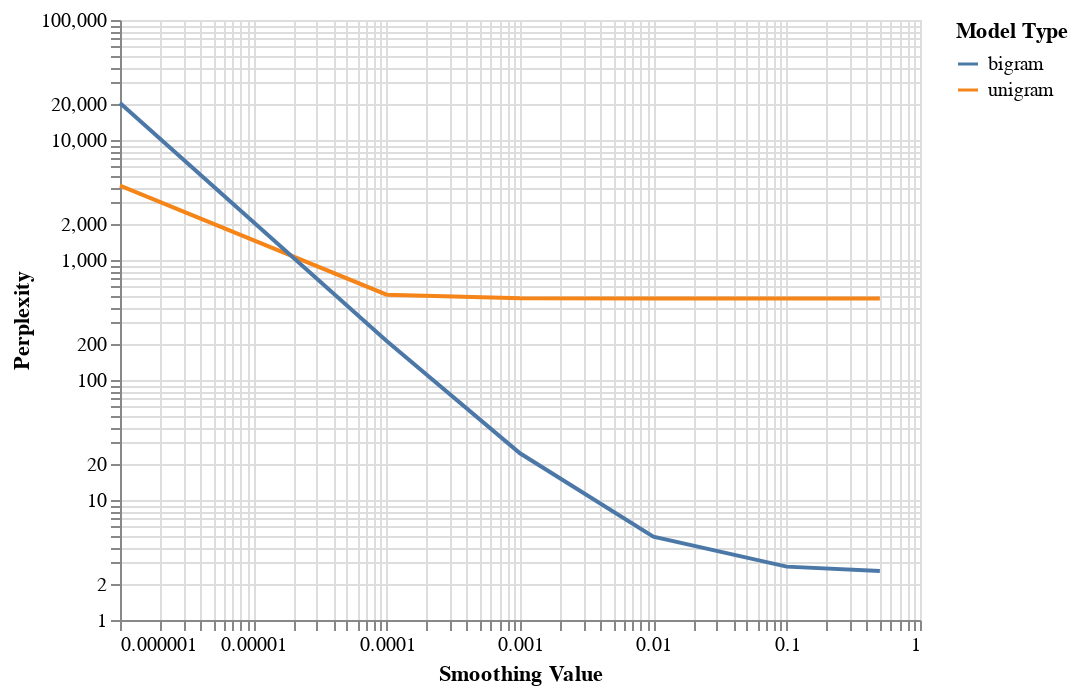

The notebook cell this image was saved under:
### Code cell
## Plot or table 
# Include a plot or table explaining your results. You must complete this step in the project.
#FINAL PLOT DETAILING THE DIFFERENCE BETWEEN THE BIGRAM AND UNIGRAM MODEL WITH DIFFERENT SMOOTHING PARAMS
df = pd.DataFrame({"Smoothing Value": smoothing_params + smoothing_params,
                   "Model Type": ['unigram'] * len(smoothing_params) + ['bigram'] * len(smoothing_params),
                   "Perplexity":test_perplexities_unigram + test_perplexities_bigram})

alt.Chart(df).mark_line().encode(
    alt.X('Smoothing Value', scale=alt.Scale(type='log')),
    color='Model Type',
    y=alt.Y('Perplexity', scale=alt.Scale(type='log')))

### Figure 1 — Vega-Lite specification as saved in the notebook (floating-point values rounded to 4 significant figures)
{"config": {"view": {"continuousWidth": 400, "continuousHeight": 300}}, "data": {"name": "data-04c90df19c91b1a2562ac7b8041b9ce9"}, "mark": "line", "encoding": {"color": {"type": "nominal", "field": "Model Type"}, "x": {"type": "quantitative", "field": "Smoothing Value", "scale": {"type": "log"}}, "y": {"type": "quantitative", "field": "Perplexity", "scale": {"type": "log"}}}, "$schema": "https://vega.github.io/schema/vega-lite/v4.8.1.json", "datasets": {"data-04c90df19c91b1a2562ac7b8041b9ce9": [{"Smoothing Value": 0.5, "Model Type": "unigram", "Perplexity": 476.7}, {"Smoothing Value": 0.1, "Model Type": "unigram", "Perplexity": 476.8}, {"Smoothing Value": 0.01, "Model Type": "unigram", "Perplexity": 477.1}, {"Smoothing Value": 0.001, "Model Type": "unigram", "Perplexity": 480.6}, {"Smoothing Value": 0.0001, "Model Type": "unigram", "Perplexity": 514.3}, {"Smoothing Value": 1e-06, "Model Type": "unigram", "Perplexity": 4161.0}, {"Smoothing Value": 0.5, "Model Type": "bigram", "Perplexity": 2.566}, {"Smoothing Value": 0.1, "Model Type": "bigram", "Perplexity": 2.784}, {"Smoothing Value": 0.01, "Model Type": "bigram", "Perplexity": 4.943}, {"Smoothing Value": 0.001, "Model Type": "bigram", "Perplexity": 24.5}, {"Smoothing Value": 0.0001, "Model Type": "bigram", "Perplexity": 211.1}, {"Smoothing Value": 1e-06, "Model Type": "bigram", "Perplexity": 20340.0}]}}
